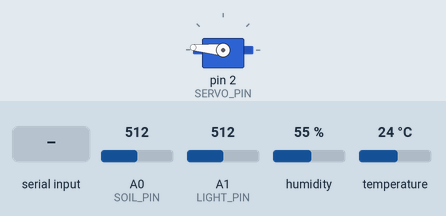
Bench run of a sketch on a simulated Arduino Uno, built with avr-gcc and run on an emulated ATmega328P. On the bench: servo. The inputs (shaded band) are chosen by the test bench; at power-on: A1 (LIGHT_PIN) = 512, A0 (SOIL_PIN) = 512, humidity 55 %, temperature 24 °C. What the sketch prints to the serial monitor is not drawn.

Above: at 1.2 s.
1.3 s: "WATER\n" received over Serial
At 2.81 s:
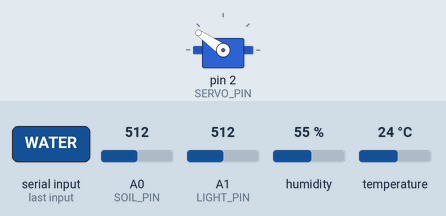
At 4.4 s:
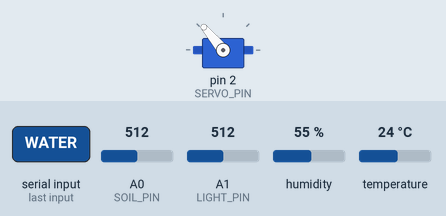
6.2 s: A1 (LIGHT_PIN) set to 585
7.7 s: A1 (LIGHT_PIN) set to 612
11.4 s: A0 (SOIL_PIN) set to 466
12.9 s: A0 (SOIL_PIN) set to 442
Timing chart, 0 to 15.9 s (numbered marks = the images above; inputs shaded):
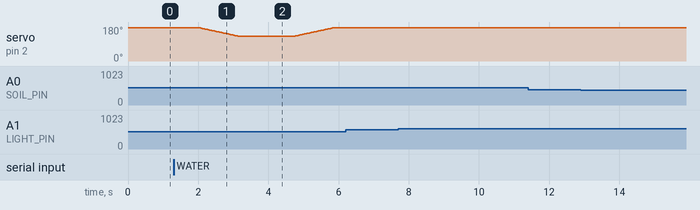

The sketch:

plant_monitor.ino
```cpp
#include <Servo.h>
#include <DHT.h>

const int SOIL_PIN = A0;
const int LIGHT_PIN = A1;
const int SERVO_PIN = 2;
const int DHT_PIN = 3;

DHT dht(DHT_PIN, DHT11);

// Soil limits
const int DRY_LIMIT = 150;
const int WET_LIMIT = 450;

// Light limits
const int DARK_LIMIT = 200;
const int BRIGHT_LIMIT = 600;

// Servo positions (adjust after testing)
const int REST_ANGLE = 175;
const int POUR_ANGLE = 130;
const int STEP_SIZE = 1;     // degrees per step
const int STEP_DELAY = 25;   // ms between steps (higher = slower)

// Timing
const unsigned long POUR_TIME_MS = 1500;    // hold the tilt while water pours

Servo waterServo;
int waterCount = 0;

void moveSlowly(int from, int to) {
  if (from < to) {
    for (int a = from; a <= to; a += STEP_SIZE) {
      waterServo.write(a);
      delay(STEP_DELAY);
    }
  } else {
    for (int a = from; a >= to; a -= STEP_SIZE) {
      waterServo.write(a);
      delay(STEP_DELAY);
    }
  }
  waterServo.write(to);
}

// Watering is decided by the backend/AI; the Arduino only pours when told to
void waterPlant() {
  moveSlowly(REST_ANGLE, POUR_ANGLE);
  delay(POUR_TIME_MS);
  moveSlowly(POUR_ANGLE, REST_ANGLE);
  waterCount++;
}

void setup() {
  Serial.begin(9600);
  dht.begin();
  waterServo.attach(SERVO_PIN);
  waterServo.write(REST_ANGLE);
}

void loop() {
  // Commands from the Pi or Serial Monitor
  if (Serial.available()) {
    String cmd = Serial.readStringUntil('\n');
    cmd.trim();
    if (cmd == "WATER") {
      waterPlant();
    }
  }

  int soil = analogRead(SOIL_PIN);
  int light = analogRead(LIGHT_PIN);
  float temp = dht.readTemperature();   // Celsius
  float humidity = dht.readHumidity();

  // Soil status
  String status;
  if (soil < DRY_LIMIT) {
    status = "DRY";
  } else if (soil > WET_LIMIT) {
    status = "WET";
  } else {
    status = "OK";
  }

  // Light status
  String lightStatus;
  if (light < DARK_LIMIT) {
    lightStatus = "DARK";
  } else if (light < BRIGHT_LIMIT) {
    lightStatus = "DIM";
  } else {
    lightStatus = "BRIGHT";
  }

  // Format agreed with Group B
  Serial.print("soil=");
  Serial.print(soil);
  Serial.print(",light=");
  Serial.print(light);
  Serial.print(",temp=");
  if (isnan(temp)) Serial.print("ERR"); else Serial.print(temp, 1);
  Serial.print(",humidity=");
  if (isnan(humidity)) Serial.print("ERR"); else Serial.print(humidity, 0);
  Serial.print(",status=");
  Serial.print(status);
  Serial.print(",lightStatus=");
  Serial.print(lightStatus);
  Serial.print(",waterCount=");
  Serial.println(waterCount);

  delay(2000);
}
```

Measured:
- after the input at 6.2 s, every drawn part: stays the same
- after the input at 7.7 s, every drawn part: stays the same
- after the input at 11.4 s, every drawn part: stays the same
- after the input at 12.9 s, every drawn part: stays the same
